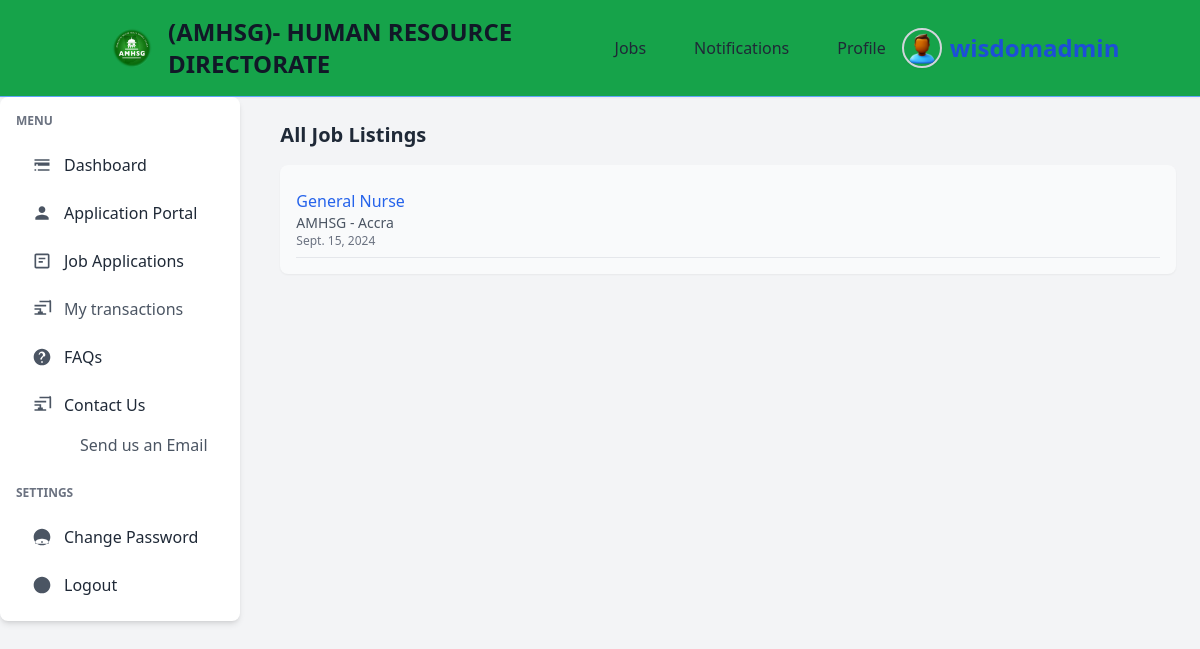
Page /jobs/ (signed in) on the earlier database version.
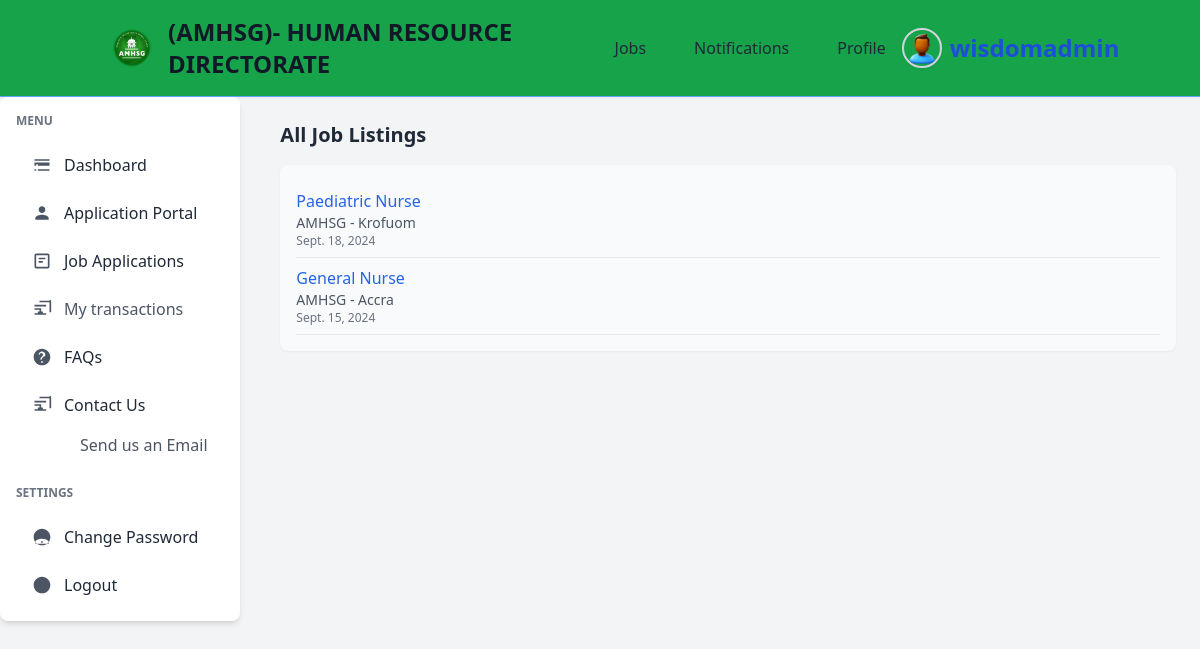
Same page on the later database version.
### jobs/models.py (models this page shows, shortened)
class Job(models.Model):
    title = models.CharField(max_length=255, default="none")
    company = models.CharField(max_length=255, default="none")  # Name of the company offering the job
    location = models.CharField(max_length=255, default="none")
    description = models.TextField()
    responsibilities = models.TextField(help_text="List of job responsibilities", default="none")  # New field for responsibilities
    requirements = models.TextField(help_text="List of job requirements", default="none")  # New field for requirements
    salary = models.CharField(max_length=100, blank=True, null=True, help_text="Salary range or amount")  # Optional salary field
    posted_date = models.DateField(auto_now_add=True, blank=True, null=True)
    application_deadline = models.DateField(null=True, blank=True, help_text="Deadline to apply for the job")  # New field for application deadline
    class Meta:
        ordering = ['-posted_date']  # Orders job listings by the most recent first

### jobs/views.py (the view)
# urls.py: path('jobs/', views.job_list, name='job-list'),
@login_required(login_url="authentication:my-login")
def job_list(request):
    jobs = Job.objects.all().order_by('-posted_date')
    context = {
        'jobs': jobs,
    }
    return render(request, 'jobs/index.html', context)

### templates/jobs/index.html
{% extends 'authentication/dash-base.html' %} {% block content %}
<section>
  <h2 class="text-xl font-semibold text-gray-800 mb-4">All Job Listings</h2>
  <div class="bg-gray-50 p-4 rounded-lg shadow-sm">
    <ul>
      {% for job in jobs %}
      <li class="border-b border-gray-200 py-2">
        <a
          href="{% url 'job-detail' job.id %}"
          class="text-blue-600 hover:underline"
        >
          {{ job.title }}
        </a>
        <p class="text-gray-600 text-sm">
          {{ job.company }} - {{ job.location }}
        </p>
        <p class="text-gray-500 text-xs">{{ job.posted_date }}</p>
      </li>
      {% empty %}
      <li class="text-gray-600">No job listings available.</li>
      {% endfor %}
    </ul>
  </div>
</section>
{% endblock %}

Differences in the rows shown:
added Job: title "Paediatric Nurse", company "AMHSG", location "Krofuom", posted_date "Sept. 18, 2024"
